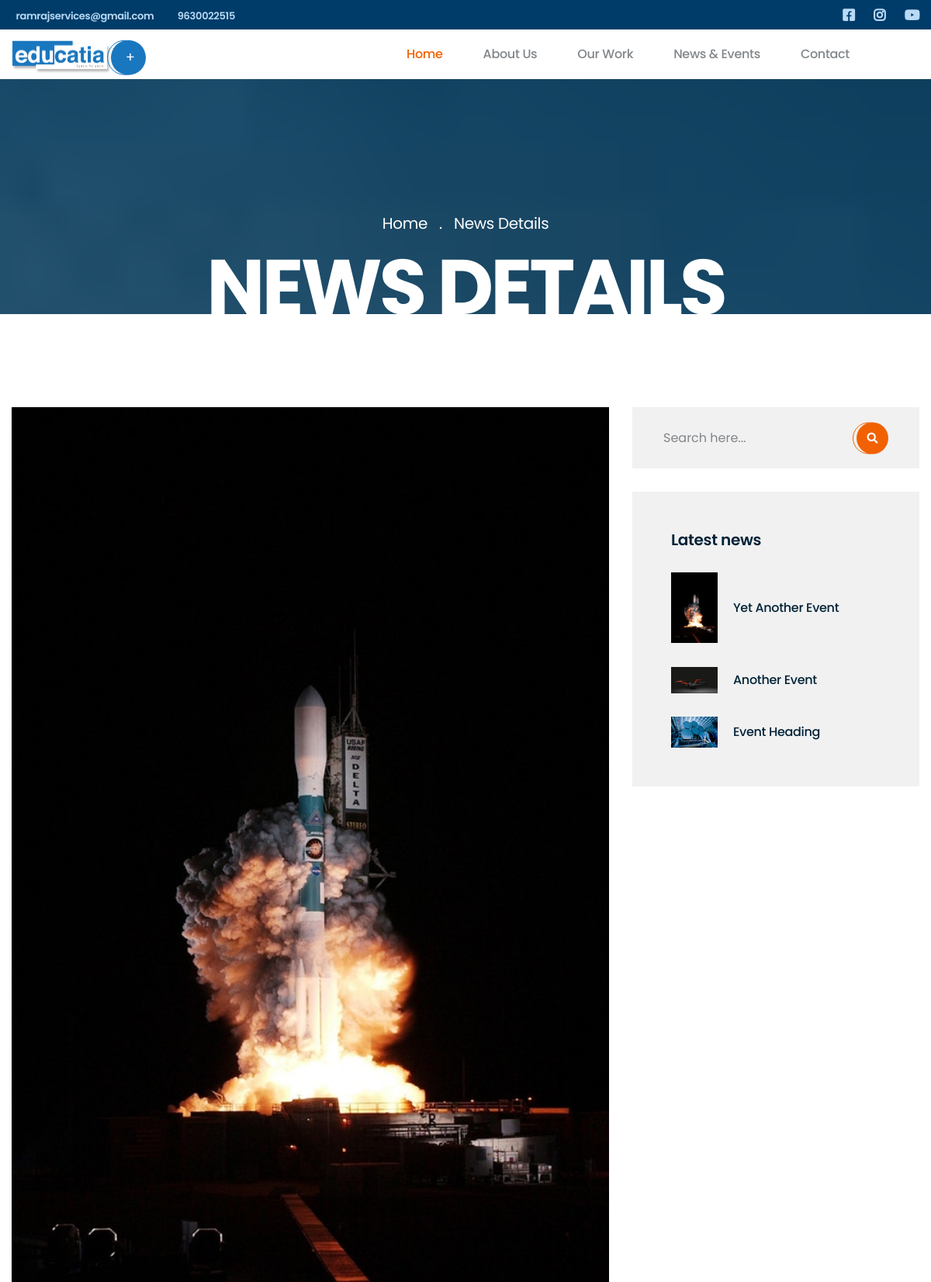
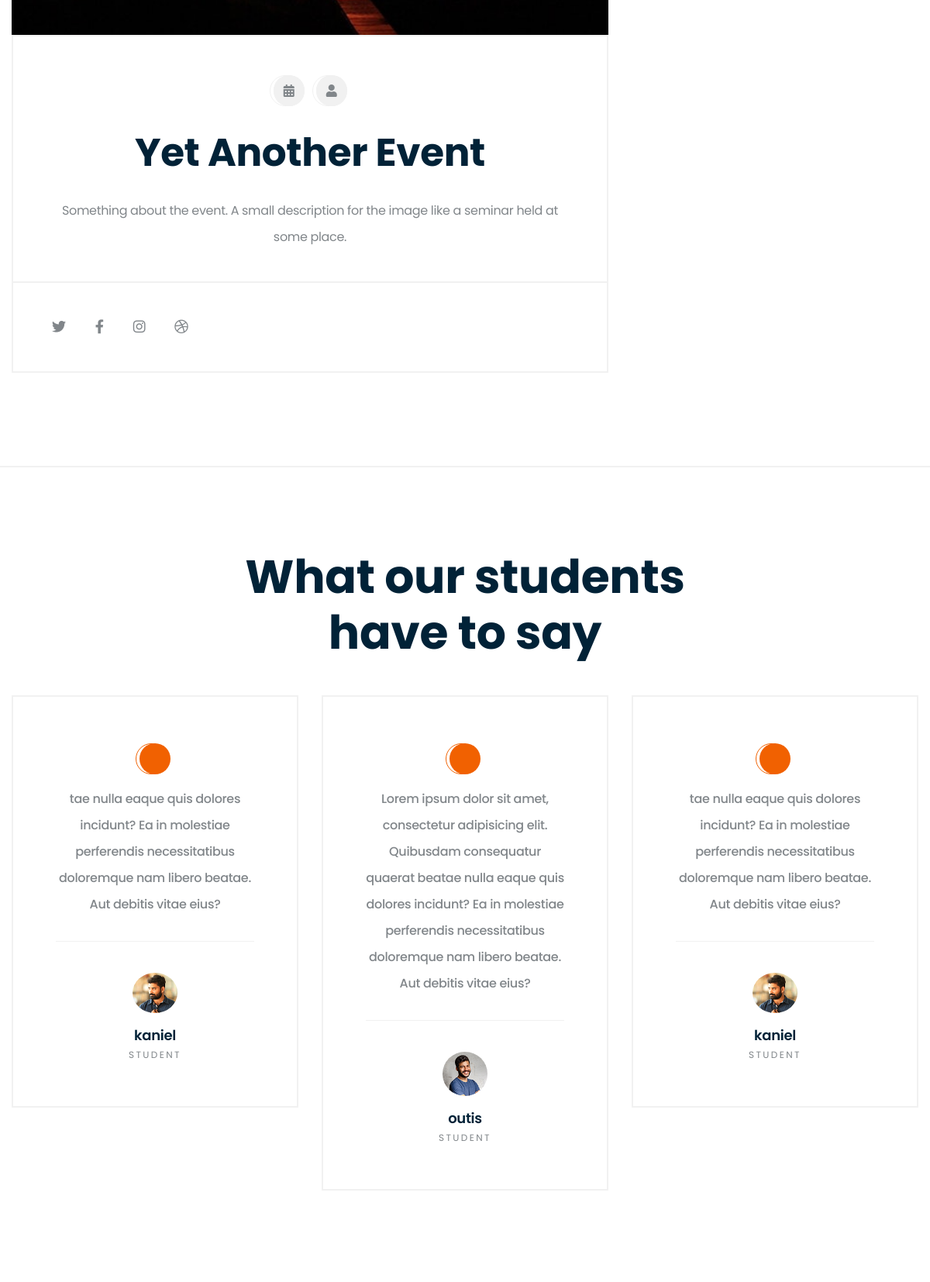
Page /news/3/Yet-another-event (upper part) on the committed database (2 pictures, top to bottom).
### tables this page shows
CREATE TABLE `webprofile` (
  `id` int(11) NOT NULL,
  `email` varchar(30) NOT NULL,
  `phone1` varchar(50) NOT NULL,
  `phone2` varchar(50) NOT NULL,
  `whatsapp_no` varchar(50) NOT NULL,
  `address_line1` varchar(50) NOT NULL,
  `address_line2` varchar(50) NOT NULL,
  `fblink` varchar(50) NOT NULL,
  `instalink` varchar(50) NOT NULL,
  `twitterlink` varchar(50) NOT NULL,
  `youtubelink` varchar(1024) NOT NULL
);

CREATE TABLE `events` (
  `id` int(11) NOT NULL,
  `img_src` varchar(1024) NOT NULL,
  `heading` varchar(1024) NOT NULL,
  `descr` longtext NOT NULL,
  `date` date NOT NULL,
  `author` varchar(200) NOT NULL DEFAULT 'Admin',
  `slug` varchar(1000) NOT NULL
);

CREATE TABLE `feedbacks` (
  `id` int(11) NOT NULL,
  `img_src` varchar(1024) NOT NULL,
  `content` varchar(2048) NOT NULL,
  `name` varchar(100) NOT NULL
);

### application/controllers/Home.php (called while the page is built, shortened)
<?php
class Home extends MY_Controller {
	function __construct(){
		$this->load->model('GetModel','fetch');
	}
	public function newsDetail($id)
	{
		$event=$this->fetch->getInfoById($id,'events');
		$events=$this->fetch->getInfoLim('events','id','4');
		$gallery=$this->fetch->getInfoLim('gallery','id', '6');
		$feedbacks=$this->fetch->getInfo('feedbacks','id', '6');
		$web=$this->fetch->getWebProfile();
		$this->load->view('header',['event'=>$event,
								'events'=>$events,
								'web'=>$web,
								'feedbacks'=>$feedbacks,
								'gallery'=>$gallery,
								'title'=> $event->slug
								]
							);
		$this->load->view('news-details');
		$this->load->view('footer');
	}
}

### index.php (called while the page is built, shortened)
<?php
require_once BASEPATH.'core/CodeIgniter.php';

### application/models/GetModel.php (called while the page is built, shortened)
<?php
class GetModel extends CI_Model{
    public function getInfo($table)
    {
        return $this->db->get($table)->result();
    }
    public function getInfoById($id, $table)
    {
        $this->db->where('id', $id);
        return $this->db->get($table)->row();
    }
    public function getInfoLim($table,$col, $lim)
    {
        return $this->db->order_by($col, 'desc')
                        ->limit($lim)
                        ->get($table)
                        ->result();
    }
    public function getWebProfile()
    {
        return $this->db->get('webprofile')->row();
    }
}
?>

### application/views/news-details.php (the view)
<section class="inner-banner" style="background-image: url(<?=base_url()?>assets/images/news-header.jpg);">
    <div class="container">
        <ul class="list-unstyled thm-breadcrumb">
            <li><a href="#">Home</a></li>
            <li class="active"><a href="#">News Details</a></li>
        </ul>
        <h2 class="inner-banner__title">News Details</h2>
    </div>
</section>
<section class="blog-details">
    <div class="container">
        <div class="row">
            <div class="col-lg-8">
                <div class="blog-one__single">
                    <div class="blog-one__image">
                        <img src="<?=base_url()?>assets/images/<?=$event->img_src?>" alt="News">
                    </div>
                    <div class="blog-one__content text-center">
                        <div class="blog-one__meta">
                            <a data-toggle="tooltip" data-placement="top" title="Posted On <?=date('M d',strtotime($event->date))?>" href="#"><i class="fa fa-calendar-alt"></i></a>
                            <a data-toggle="tooltip" data-placement="top" title="Posted By <?=$event->author?>" href="#"><i class="fa fa-user"></i></a>
                        </div>
                        <h2 class="blog-one__title"><?=$event->heading?></h2>
                        <?=$event->descr?>
                    </div>
                </div>
                <div class="share-block">
                    <div class="social-block">
                        <a href="#"><i class="fab fa-twitter"></i></a>
                        <a href="#"><i class="fab fa-facebook-f"></i></a>
                        <a href="#"><i class="fab fa-instagram"></i></a>
                        <a href="#"><i class="fab fa-dribbble"></i></a>
                    </div>
                </div>
            </div>
            <div class="col-lg-4">
                <div class="sidebar">
                    <div class="sidebar__single sidebar__search">
                        <form action="#" class="sidebar__search-form">
                            <input type="text" name="search" placeholder="Search here...">
                            <button type="submit"><i class="fa fa-search"></i></button>
                        </form>
                    </div>
                    <div class="sidebar__single sidebar__post">
                        <h3 class="sidebar__title">Latest news</h3>
                        <div class="sidebar__post-wrap">
                        <?php foreach($events as $e){?>
                            <div class="sidebar__post__single">
                                <div class="sidebar__post-image">
                                    <div class="inner-block"><img src="<?=base_url()?>assets/images/<?=$e->img_src?>" alt="News Image" /></div>
                                </div>
                                <div class="sidebar__post-content">
                                    <h4 class="sidebar__post-title"><a href="<?=base_url('news/').$e->id.'/'.$e->slug?>"><?=$e->heading?></a></h4>
                                </div>
                            </div>
                        <?php }?>
                        </div>
                    </div>
                </div>
            </div>
        </div>
    </div>
</section>

### application/views/header.php (shortened to what this page needs)
<!DOCTYPE html>
<html lang="en">
<head>
    <link rel="stylesheet" href="<?=base_url()?>assets/css/animate.min.css">
    <link rel="stylesheet" href="<?=base_url()?>assets/css/bootstrap.min.css">
    <link rel="stylesheet" href="<?=base_url()?>assets/css/owl.carousel.min.css">
    <link rel="stylesheet" href="<?=base_url()?>assets/css/owl.theme.default.min.css">
    <link rel="stylesheet" href="<?=base_url()?>assets/plugins/fontawesome-free-5.11.2-web/css/all.min.css">
    <link rel="stylesheet" href="<?=base_url()?>assets/plugins/kipso-icons/style.css">
    <link rel="stylesheet" href="<?=base_url()?>assets/css/magnific-popup.css">
    <link rel="stylesheet" href="<?=base_url()?>assets/css/vegas.min.css">
    <link rel="stylesheet" href="<?=base_url()?>assets/css/style.css">
    <link rel="stylesheet" href="<?=base_url()?>assets/css/responsive.css">
</head>
<body>
    <div class="page-wrapper">
        <div class="topbar-one">
            <div class="container">
                <div class="topbar-one__left">
                    <a href="mailto:educatia@gmail.com">
                        <span class="kipso-icon-email"></span>&nbsp; <?=$web->email?></a>
                    <a href="tel:+919630022515"><span class="kipso-icon-contact"></span>&nbsp; <?=$web->phone1?></a>
                </div>
                <div class="topbar-one__right">
                    <a href="<?=$web->fblink?>"><i class="fab fa-facebook-square fa-lg"></i></a>
                    <a href="<?=$web->instalink?>"><i class="fab fa-instagram fa-lg"></i></a>
                    <a href="<?=$web->youtubelink?>"><i class="fab fa-youtube fa-lg"></i></a>
                </div>
            </div>
        </div>
        <header class="site-header site-header__header-one ">
            <nav class="navbar navbar-expand-lg navbar-light header-navigation stricky">
                <div class="container clearfix">
                    <div class="logo-box clearfix">
                        <a class="navbar-brand" href="<?=base_url()?>">
                            <img src="<?=base_url()?>assets/images/logo-dark.png" class="main-logo" width="128" alt="Awesome Image" />
                        </a>
                        <div class="div d-flex ml-auto" style="align-items:center">
                            <a class="header__search-btn search-popup__toggler mr-5" style="display: none;" href="#"><i class="kipso-icon-professor"></i>&nbsp;+
                                </a>
                        </div>
                    </div>
                    <div class="main-navigation">
                        <ul class=" navigation-box">
                            <li class="current">
                                <a href="index.html">Home</a>
                            </li>
                            <li>
                                <a href="<?=base_url('about')?>">About Us</a>
                            </li>
                            <li>
                                <a href="#">Our Work</a>
                            </li>
                            <li>
                                <a href="<?=base_url('news')?>">News & Events</a>
                            </li>
                            <li>
                                <a href="<?=base_url('contact')?>">Contact</a>
                            </li>
                        </ul>
                    </div>
                </div>
            </nav>
        </header>

### application/views/footer.php (shortened to what this page needs)
<section class="testimonials-one  ">
            <div class="container">
                <div class="block-title text-center">
                    <h2 class="block-title__title">What our students <br>
                        have to say</h2>
                </div>
                <div class="testimonials-one__carousel owl-carousel owl-theme">
                    <?php foreach($feedbacks as $f){?>
                        <div class="item">
                            <div class="testimonials-one__single">
                                <div class="testimonials-one__qoute">
                                </div>
                                <p class="testimonials-one__text"><?=$f->content?></p>
                                <img src="<?=base_url()?>assets/images/<?=$f->img_src?>" alt="" class="testimonials-one__img">
                                <h3 class="testimonials-one__name"><?=$f->name?></h3>
                                <p class="testimonials-one__designation">Student</p>
                            </div>
                        </div>
                    <?php }?>
                </div>
            </div>
        </section>
    </div>
</body>
</html>

### rows in the picture
webprofile: email "ramrajservices@gmail.com", phone1 "9630022515"
events: img_src (picture), heading "Yet Another Event", descr "Something about the event. A small description for the image like a seminar held at some place."
events: img_src (picture), heading "Another Event"
events: img_src (picture), heading "Event Heading"
feedbacks: content "tae nulla eaque quis dolores incidunt? Ea in molestiae perferendis necessitatibus doloremque nam libero beatae. Aut debitis vitae eius?", img_src (picture), name "kaniel"
feedbacks: content "Lorem ipsum dolor sit amet, consectetur adipisicing elit. Quibusdam consequatur quaerat beatae nulla eaque quis dolores incidunt? Ea in molestiae perferendis necessitatibus doloremque nam libero beatae. Aut debitis vitae eius?", img_src (picture), name "outis"
